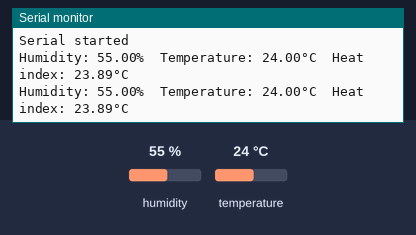
This sketch was run on a simulated Arduino Uno, built with avr-gcc and run on an emulated ATmega328P. Parts: the last lines printed to the serial monitor. Inputs (shaded band) come from the test bench; at power-on: humidity 55 %, temperature 24 °C.

Above: at 10.8 s.
10.9 s: humidity set to 22 %
At 16.5 s:
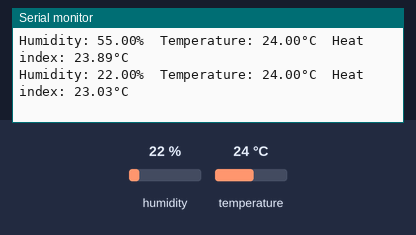
18.4 s: temperature set to 12 °C
At 21.2 s:
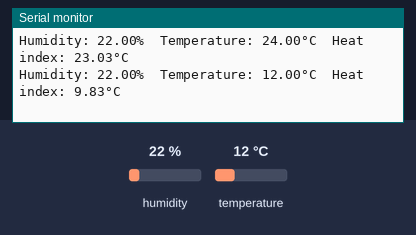
25.9 s: humidity set to 40 %
At 30.6 s:
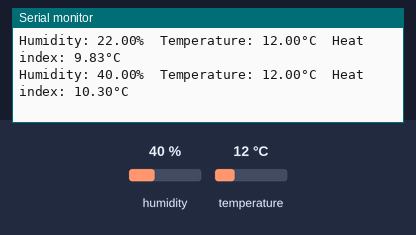
Timing chart, 0 to 32.1 s (numbered marks = the images above; inputs shaded):
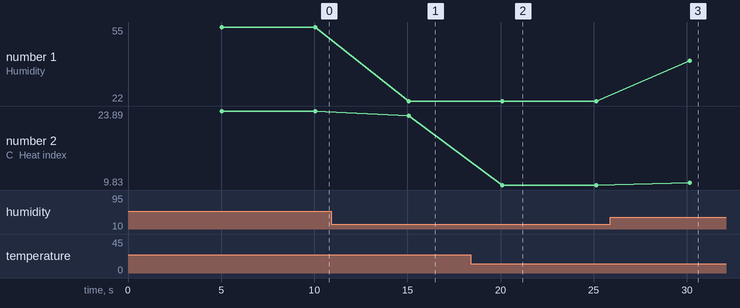

The sketch:

temp-humidity.ino
```cpp
#include "DHT.h"

#define DHTPIN 2          // Pin 2 used by temp & humidity sensor
#define DHTTYPE DHT11     // Defines type of sensor
DHT dht(DHTPIN, DHTTYPE); // combines sensor data

//startup arduino
void setup()
{
  Serial.begin(9600);
  Serial.println(F("Serial started"));

  dht.begin();
}

void loop()
{
  delay(5000);                               //delay between loop (1 sec = 1000)
  float humidity = dht.readHumidity();       // reads humidity
  float temperature = dht.readTemperature(); // Read temperature as Celsius

  // Checks if any sensor has failed
  if (isnan(humidity) || isnan(temperature))
  {
    Serial.println(F("Temperature or humidity sensor failed!"));
    return;
  }

  // Compute heat index in Celsius
  float heatIndex = dht.computeHeatIndex(temperature, humidity, false);

  Serial.print(F("Humidity: "));
  Serial.print(humidity);
  Serial.print(F("%  Temperature: "));
  Serial.print(temperature);
  Serial.print(F("°C "));
  Serial.print(F(" Heat index: "));
  Serial.print(heatIndex);
  Serial.println(F("°C "));
}
```

Measured:
- after the input at 10.9 s, the serial monitor: prints a new line after 4.2 s (image 1)
- after the input at 18.4 s, the serial monitor: prints a new line after 1.7 s (image 2)
- after the input at 25.9 s, the serial monitor: prints a new line after 4.2 s (image 3)
- plotted number 1: 55 → 22 after the input at 10.9 s, 22 → 40 after the input at 25.9 s
- plotted number 2: 23.89 → 23.03 after the input at 10.9 s, 23.03 → 9.83 after the input at 18.4 s, 9.83 → 10.3 after the input at 25.9 s
